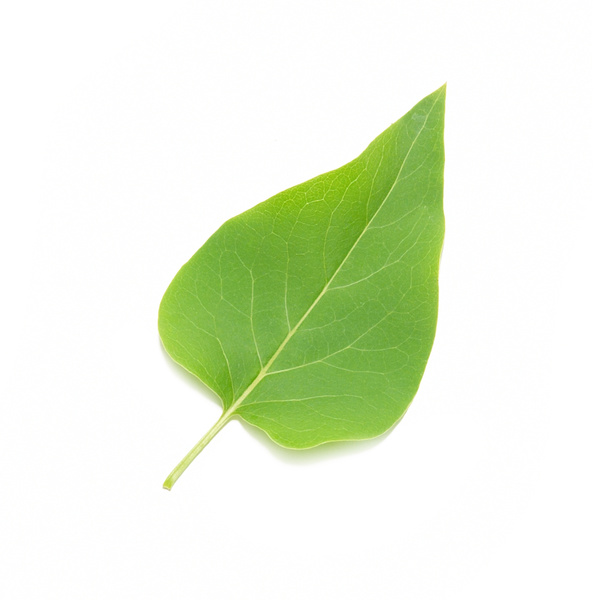
#> input picture test_image/test1.jpg, 600 x 600 px
$ python GVF_Demo_1.py   (older library calls are emulated)
#> lines starting #> are read from the running program, lines starting #| are printed output that depends on the picture
#> further down, image is the input picture: shape (600, 600, 3); mean B, G, R 219.4, 241.1, 231.7
### BSpline_Snake/GVF.py
import numpy as np
import cv2
import scipy.ndimage as ndimage
import math
import time
import sys
import matplotlib.pyplot as plot
import scipy.stats

class RunTimeError(Exception):
    def __init__(self, value):
        self.value = value

    def __str__(self):
        return repr(self.value)


class GVF():
    def __init__(self,U,V):
        self.U = U
        self.V = V
        self.shape = U.shape

    # [49 lines left out: functions plot, get_force, not called in this run]


class GVF_generator():

    def __init__(self,gaussian_size=3,gradient_smooth = 3,edge_threshold = 0.2,mu=0.5,dt=0.1,dx=1,dy=1,iter=1e-3):
        self.gaussian_size = gaussian_size
        self.edge_threshold = edge_threshold
        self.mu = mu

        self.dx = dx
        self.dy = dy
        self.gradient_smooth = gradient_smooth

        if isinstance(dt,str) and dt.upper() =="AUTO":
            self.dt = self.dy * self.dx / (4 * self.mu * 1.2)
        else:
            self.dt = dt

        #assert self.dt <= self.dy * self.dx / (4 * self.mu), \
        #    'Hyper parameter Error:dt < dy*dx/(4*mu)'

        self.iter = iter

    def edge_from_gray_image(self,input_image,output_size = None, visualization = True ):
        # type checking
#> called with output_size = (100, 100), visualization = True
        if not isinstance(input_image, np.ndarray):
            input_image = np.asarray(input_image)

        if len(input_image.shape) != 2:
            raise RunTimeError("Input image should be 2 dimension!")

        # image_resize
        if output_size is not None:
            output_size = tuple(output_size)
            if len(output_size) != 2:
                raise RunTimeError("Output_size should be a tuple (x,y)! ")

            image = cv2.resize(input_image, dsize=tuple(output_size))
#> image: shape (100, 100)
        else:
            image = input_image


        # gradient_magnitude
        sobelx = cv2.Sobel(image, cv2.CV_64F, 1, 0, ksize=self.gaussian_size)
        sobely = cv2.Sobel(image, cv2.CV_64F, 0, 1, ksize=self.gaussian_size)
        gradient_magnitude = np.sqrt(sobelx * sobelx + sobely * sobely)
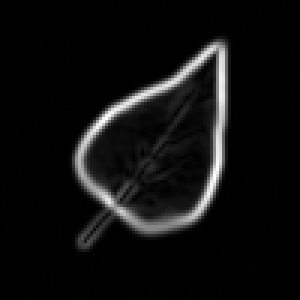
#> gradient_magnitude: shape (100, 100) float64 (shown 3 times larger); min 0, max 70244.4, mean 4212.1; drawn with min black and max white
        if self.edge_threshold is not None and self.edge_threshold > 0 and self.edge_threshold <1:
            mean_1 = gradient_magnitude.mean()
#> mean_1 = 4212.1
            stderr_1 = math.sqrt(gradient_magnitude.var())
#> stderr_1 = 11524.4
            lower_bound = mean_1 + stderr_1 * scipy.stats.norm.ppf(self.edge_threshold)
#> lower_bound = 13911.3
            gradient_magnitude = np.asarray(gradient_magnitude >lower_bound,dtype=np.float)*gradient_magnitude
        if visualization:
            plot.imshow(gradient_magnitude,cmap='gray')
            plot.title("Edge of Image")
            plot.show()
        return gradient_magnitude

    def from_gray_image(self,input_image,output_size = None,verbose = True,verbose_interval = 1,pause_time = 0.0001,
                        quiver_visualization = False,image = None,
                        GVF_sparse = 3, second_loop_break_inspect_time= 10,from_edge = False):

        ''''
        input_image -- 2d np.ndarray, or convertible
        output_size --
                    None: same size of input
                    tuple: size of GVF
        quiver_visualization --
                    True: plot final flow

        GVF_sparse --
                    Visualization parameter:
                        Density of vector flow in final visualization

        second_loop_break --
                    break loop of iteration if Criterion is not increased in latest second_loop_break generation.
                    -1: close
        '''''
#> called with verbose = True, verbose_interval = 0.5, pause_time = 0.1, quiver_visualization = False, GVF_sparse = 3, second_loop_break_inspect_time = 10, from_edge = True
        # edge:

        if not from_edge:
            gradient_magnitude = self.edge_from_gray_image(input_image, output_size=output_size, visualization=False)
        else:
            gradient_magnitude = input_image
            if output_size is not None:
                output_size = tuple(output_size)
                if len(output_size) != 2:
                    raise RunTimeError("Output_size should be a tuple (w,h)! ")

                gradient_magnitude = cv2.resize(gradient_magnitude, dsize=tuple(output_size))

        p = np.asarray(gradient_magnitude).astype(np.float64)
        if self.gradient_smooth is not None and self.gradient_smooth > 0:
            p = ndimage.filters.gaussian_filter(p, self.gradient_smooth)
        sobelx, sobely = np.gradient(p)

        #gradient of gradient_magnitude
        sobelx = np.asarray(sobelx, dtype=np.float64)
        sobely = np.asarray(sobely, dtype=np.float64)
        gradient_magnitude2 = sobelx * sobelx + sobely * sobely

        sobelx = sobelx / math.sqrt(gradient_magnitude2.max())
        sobely = sobely / math.sqrt(gradient_magnitude2.max())
        gradient_magnitude2 = sobelx * sobelx + sobely * sobely


        #iteration
        U_1 = sobelx
        V_1 = sobely
        r = self.mu * self.dt / (self.dx * self.dy)

        flag = True
        verbose_start_time = time.time()
        break_start_time = time.time()
        break_min = float('inf')
        break_max = float('-inf')
        plot.ion()

        size_x, size_y = U_1.shape
#> size_x = 100; size_y = 100
        X, Y = np.meshgrid(range(0, size_x), range(0, size_y))
        skip = (slice(None, None, GVF_sparse), slice(None, None, GVF_sparse))

        if verbose:
            plot.clf()
            X_f = U_1[X, Y]
            Y_f = V_1[X, Y]
            plot.quiver(X[skip], Y[skip], X_f[skip], Y_f[skip], )
            plot.title('Criterion:None, threshold: %.2E.' %
                       self.iter)
            plot.draw()
            plot.pause(pause_time)
        while (flag):
            U_Laplacian = cv2.Laplacian(U_1, cv2.CV_64F)
            U_2 = (1 - gradient_magnitude2 * self.dt) * U_1 + r * U_Laplacian + gradient_magnitude2 * sobelx * self.dt

            V_Laplacian = cv2.Laplacian(V_1, cv2.CV_64F)
            V_2 = (1 - gradient_magnitude2 * self.dt) * V_1 + r * V_Laplacian + gradient_magnitude2 * sobely * self.dt

            Criterion = ((V_2 - V_1) ** 2 + (U_2 - U_1) ** 2) / (V_1 ** 2 + V_2 ** 2 + 1e-6*self.iter)
            Criterion = math.sqrt(Criterion.max())

            break_min = min(break_min, Criterion)
            break_max = max(break_max, Criterion)

            U_1 = U_2
            V_1 = V_2


            flag = (Criterion > self.iter )

            if verbose and not flag:
                sys.stdout.write("GVF Done : First type Termination.\n")
                sys.stdout.flush()

            if time.time() > verbose_start_time + verbose_interval:
                verbose_start_time = time.time()
                if (verbose):

                    sys.stdout.write('GVF iteration:Criterion is:%.2E, threshold is %.2E.' %
                                     (Criterion,self.iter))
                    sys.stdout.write('(mu:%.2f,dt:%.2f,dx:%.2f,dy:%.2f,r:%.2f) \n' %
                                     (self.mu,self.dt,self.dx,self.dy,r))
                    sys.stdout.flush()
                    X_f = U_1[X, Y]
                    Y_f = V_1[X, Y]
                    plot.clf()
                    plot.quiver(X[skip], Y[skip], X_f[skip], Y_f[skip], )
                    plot.title('Criterion:%.2E, threshold: %.2E.' %
                                     (Criterion,self.iter))
                    plot.draw()
                    plot.pause(pause_time)
            if second_loop_break_inspect_time is not None and second_loop_break_inspect_time>0:
                if time.time() > break_start_time + second_loop_break_inspect_time:
                    break_start_time = time.time()
                    flag = flag and break_max/break_min > 2
                    if verbose and break_max/break_min <= 2:
                        sys.stdout.write("GVF Done : Second type Termination.\n")
                        sys.stdout.flush()
                        sys.stdout.flush()
                    break_min = float('inf')
                    break_max = float('-inf')
#> this loop made 22744 passes
#> Criterion on passes 1 to 3: 15.33, 13.65, 11.99
#| GVF iteration:Criterion is:1.04E-01, threshold is 1.00E-03.
#> (further printed lines are left out)
#> pass 1, in from_gray_image, `V_Laplacian = cv2.Laplacian(V_1, cv2.CV_64F)`:
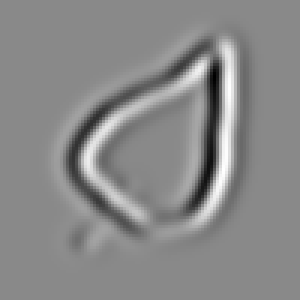
#> V_Laplacian: shape (100, 100) float64 (shown 3 times larger); min -0.235, max 0.2, mean -2.48e-19; drawn with min black and max white
#> after the loop:
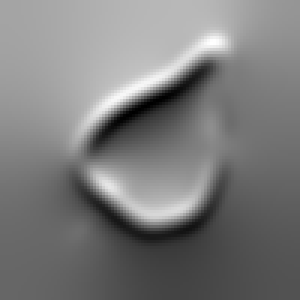
#> U_1: shape (100, 100) float64 (shown 3 times larger); min -0.737, max 0.801, mean 0.0108; drawn with min black and max white
#> after the loop:
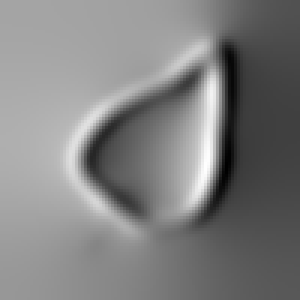
#> V_1: shape (100, 100) float64 (shown 3 times larger); min -0.9, max 0.891, mean 0.00483; drawn with min black and max white
#> after the loop:
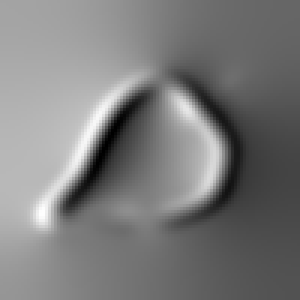
#> X_f: shape (100, 100) float64 (shown 3 times larger); min -0.737, max 0.801, mean 0.0107; drawn with min black and max white
#> after the loop:
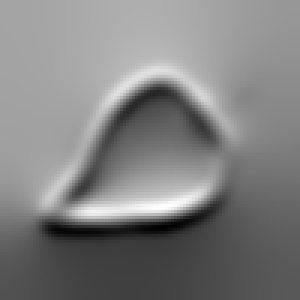
#> Y_f: shape (100, 100) float64 (shown 3 times larger); min -0.9, max 0.891, mean 0.00463; drawn with min black and max white
#> after the loop, break_max = 15.33; break_min = 0.001; break_start_time = 1.8e+09; verbose_start_time = 1.8e+09
        if verbose:
            plot.title("Final GVF")
            plot.ioff()
            plot.show()
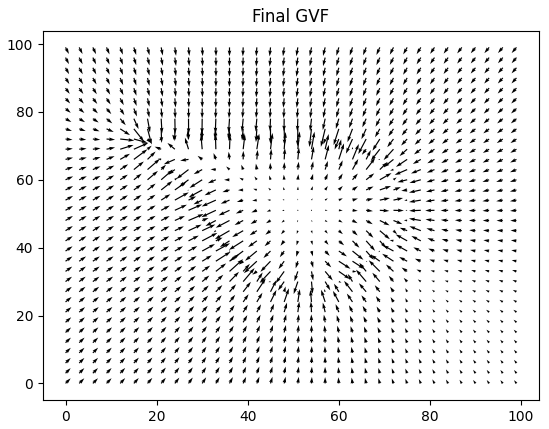
#> figure drawn by matplotlib, 1 panel
        return GVF(U_1,V_1)

### test/GVF_Demo_1.py
import sys
sys.path.insert(0, '../')


import BSpline_Snake.GVF as GVF
import BSpline_Snake.B_spline as B_spline
import cv2
from PIL import Image
import numpy as np
import BSpline_Snake.Snake as Snake
import matplotlib.pyplot as plot


image = cv2.imread("../test_image/test1.jpg")
plot.imshow(image)
plot.title("Original Image")
plot.show()

gray_image = np.asarray(cv2.cvtColor(image, cv2.COLOR_BGR2GRAY))
plot.imshow(gray_image,cmap='gray')
plot.title("Gray Image")
plot.show()

imagesize = (100,100)
GVF_generator_1 = GVF.GVF_generator(gaussian_size=7,edge_threshold=0.80,gradient_smooth=3,mu=0.5)
image_edge =  GVF_generator_1.edge_from_gray_image(gray_image,output_size=imagesize)
image_GVF  =GVF_generator_1.from_gray_image(image_edge,from_edge = True,verbose_interval= 0.5,pause_time= 0.1)

$ run again, with test_image/test2.jpg copied over test_image/test1.jpg
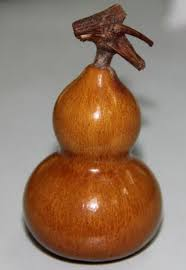
#> input picture test_image/test2.jpg, 186 x 270 px
#> image is the input picture: shape (270, 186, 3); mean B, G, R 99.6, 119.8, 147.9
#> image: shape (100, 100)
#> mean_1 = 10986.8
#> stderr_1 = 15791.5
#> lower_bound = 24277.2
#> the loop in from_gray_image, `while (flag):` made 4573 passes
#> (printed output is left out)
#> after the loop in from_gray_image, `while (flag):`:
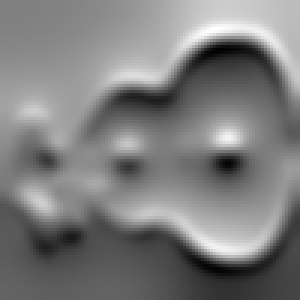
#> Y_f: shape (100, 100) float64 (shown 3 times larger); min -0.647, max 0.666, mean -0.000548; drawn with min black and max white
#> after the loop in from_gray_image, `while (flag):`: break_max = 21.5; break_min = 0.000999; break_start_time = 1.8e+09
#> in from_gray_image, `plot.show()`:
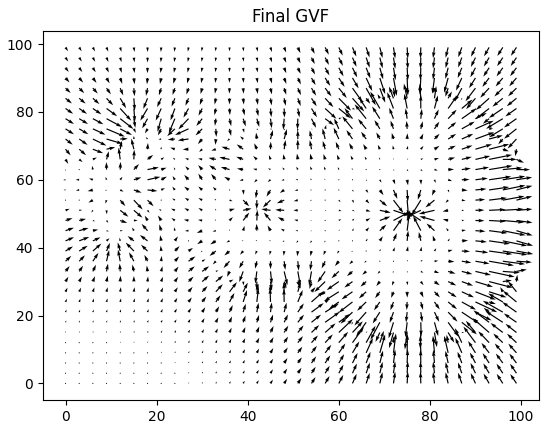
#> figure drawn by matplotlib, 1 panel

$ run again, with test_image/2.jpg copied over test_image/test1.jpg
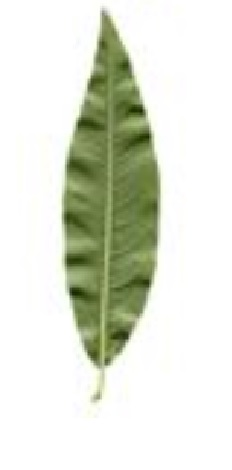
#> input picture test_image/2.jpg, 232 x 470 px
#> image is the input picture: shape (470, 232, 3); mean B, G, R 214.5, 227.6, 223.7
#> image: shape (100, 100)
#> mean_1 = 8158.5
#> stderr_1 = 17602.7
#> lower_bound = 22973.3
#> the loop in from_gray_image, `while (flag):` made 13227 passes
#> (printed output is left out)
#> after the loop in from_gray_image, `while (flag):`:
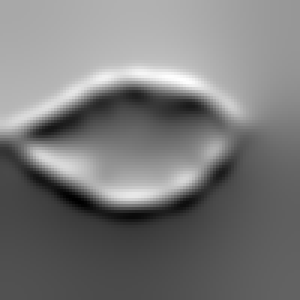
#> Y_f: shape (100, 100) float64 (shown 3 times larger); min -0.807, max 0.885, mean -0.00146; drawn with min black and max white
#> after the loop in from_gray_image, `while (flag):`: break_max = 16.35; break_min = 0.000999; break_start_time = 1.8e+09
#> in from_gray_image, `plot.show()`:
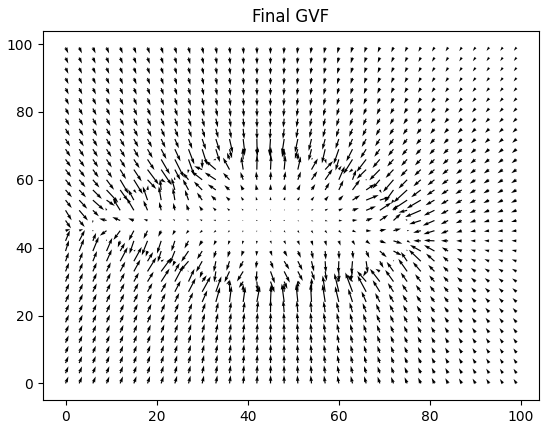
#> figure drawn by matplotlib, 1 panel
